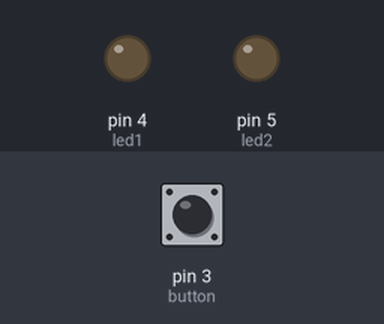
Recording of a sketch running on a simulated Arduino Uno, built with avr-gcc and run on an emulated ATmega328P. Parts: output pins drawn as LEDs (lit = HIGH). The inputs (shaded band) are chosen by the test bench; at power-on: pin 3 (button) HIGH.

Above: at 1.8 s.
1.9 s: pin 3 (button) pulled LOW for 0.6 s
At 2.3 s:
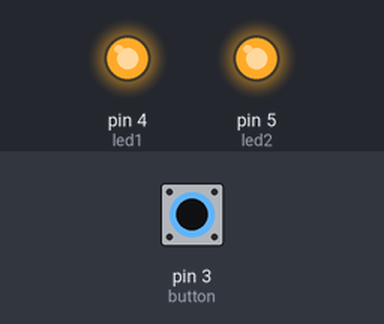
4.0 s: pin 3 (button) pulled LOW for 3.2 s
At 8.9 s:
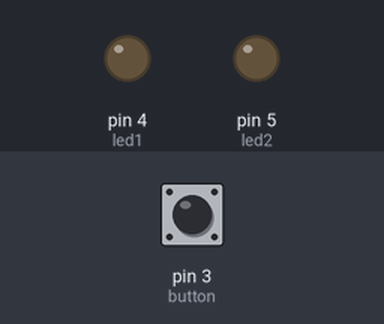
Timing chart, 0 to 10.4 s (numbered marks = the images above; inputs shaded):
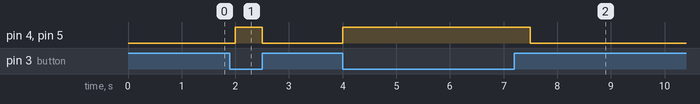

Measured:
- after the input at 1.9 s, pin 4 (led1), pin 5 (led2): LOW → HIGH after 0.10 s, → LOW 0.50 s later
- after the input at 4.0 s, pin 4 (led1), pin 5 (led2): LOW → HIGH at once, → LOW 3.5 s later

The sketch:

11.ino
```cpp
#define button 3
#define led1 4
#define led2 5
bool button_state=1;//HIGH.

void setup()
{
pinMode(led1, OUTPUT);
pinMode(led2, OUTPUT);
pinMode(button, INPUT_PULLUP);
}

void loop()
{
button_state = digitalRead(button);//WE READ THE BUTTONS'S VALUE.

if(button_state==HIGH)//NOT PRESSED.
{
 digitalWrite(led1, LOW);
 digitalWrite(led2, LOW);
}
 else//PRESSED.
{
  digitalWrite(led1, HIGH);
  digitalWrite(led2, HIGH);
}

delay(500);
}
```
